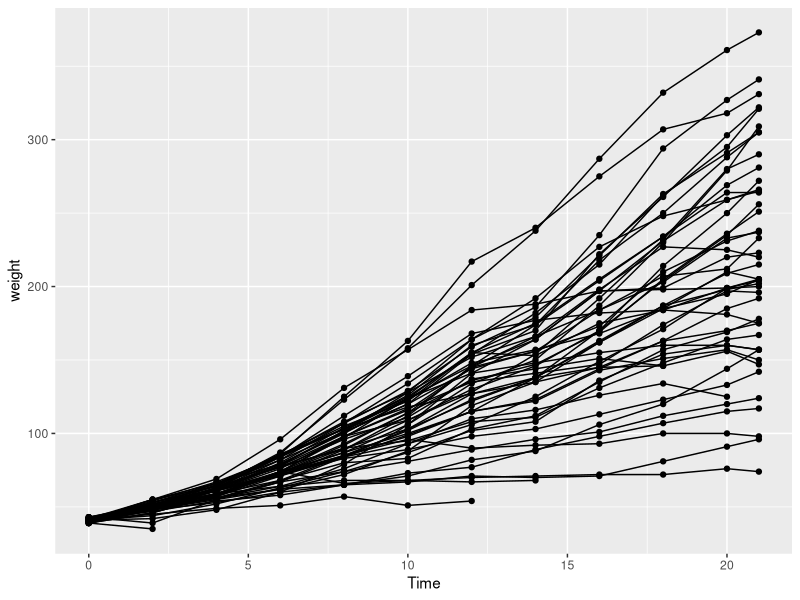
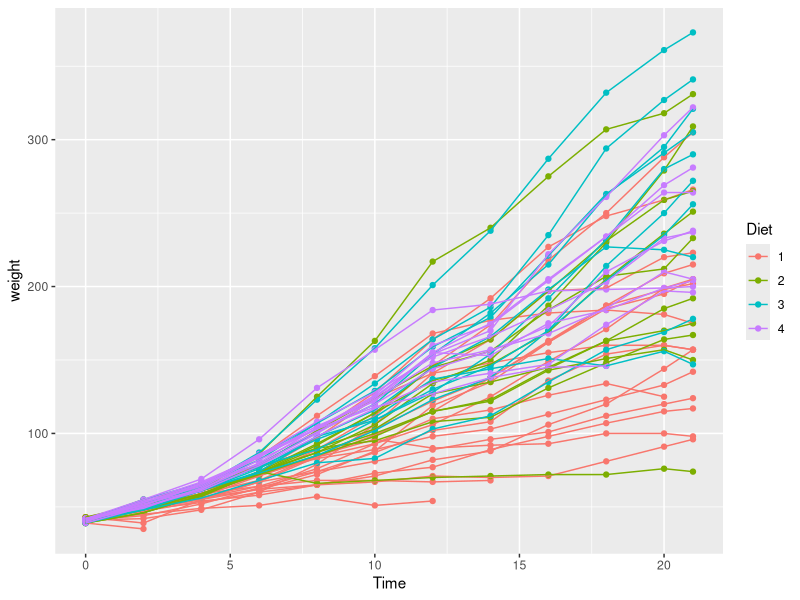
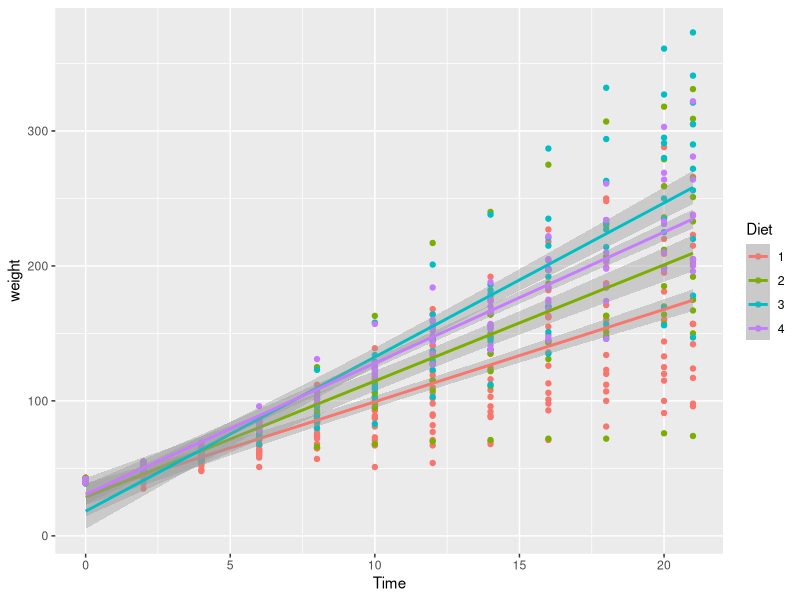
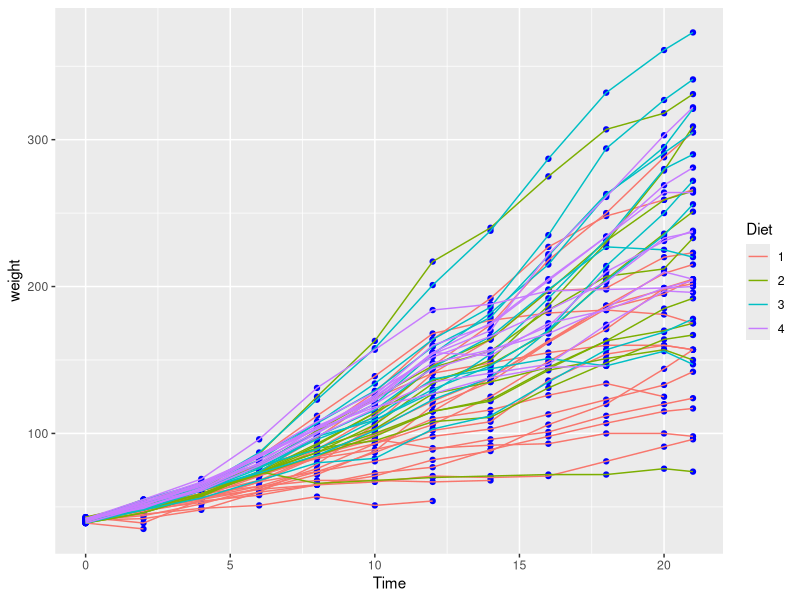
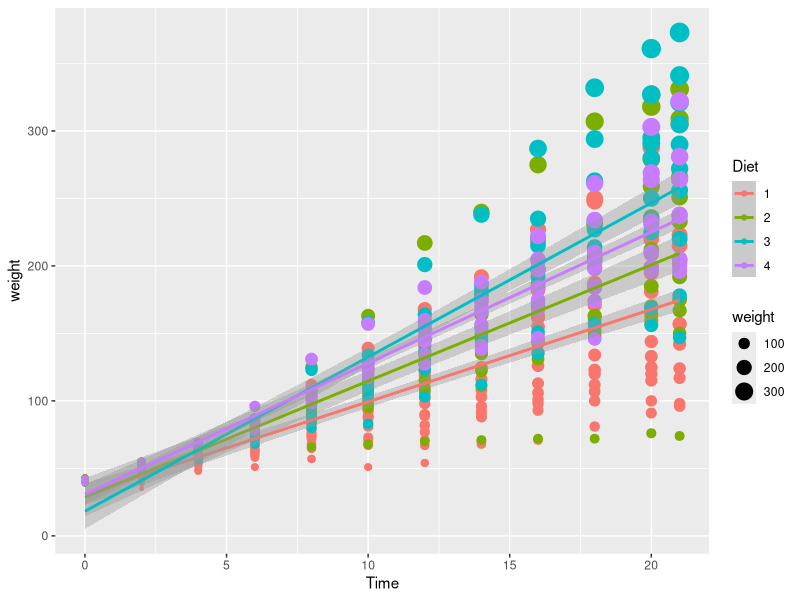
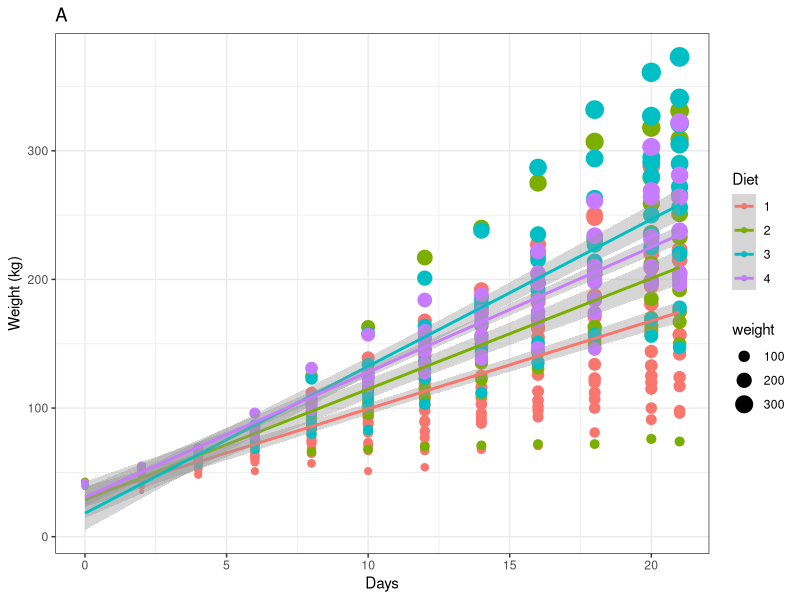

The R source for these figures, in order: (Note: this script raises an error after producing the figures.)
#Day 2 Introdctory R - Plotting (ggplot)
#Author: Ayanda
#date: 30 January 2019

#load libraries
library(tidyverse)

chicks <- datasets::ChickWeight
view(chicks)
??ChickWeight

ggplot(data=chicks, aes(x=Time, y= weight)) +
  geom_point() +
  geom_line(aes(group = Chick)) #aes= aesthetics , specifiy  first line, which dataset R must look at and what needs to go on the different axes


ggplot(data=chicks, aes(x=Time, y= weight, colour = Diet)) +
  geom_point()+
  geom_line(aes(group = Chick)) #Use "+" when plotting not "%>%"


ggplot(data=chicks, aes(x=Time, y= weight, colour = Diet)) +
  geom_point()+
  geom_smooth(method= "lm") #Use 

ggplot(data=chicks, aes(x=Time, y= weight, colour = Diet)) +
  geom_point(colour= "blue")+
  geom_line(aes(group = Chick)) #Use 

ggplot(chicks, aes(x=Time, y= weight, colour = Diet)) +
  geom_point(aes(size = weight))+
  geom_smooth(method= "lm") #once in "aes" can then use "size"

ggplot(chicks, aes(x=Time, y= weight, colour = Diet)) +
  geom_point(aes(size = weight))+
  geom_smooth(method= "lm") +
  labs(x="Days", y= "Weight (kg)")+ #labs, changing or placiing the correct labels on your graph/plot
  ggtitle("A") +
  theme_bw()

ggplot(data=chicks, aes(x=Time, y= weight, colour = Diet)) +
  geom_point()+
  geom_smooth(method= "lm") +
  facet_wrap (-Diet, ncol=2) +
  labs(x="Days", y= "Weight (g)")

#Facetting in ggplot
library(ggpubr)

ggplot(chicks, aes(x=Time, y= weight, colour = Diet))+
  geom_point()+
  geom_smooth(method= "lm") +
  facet_wrap(~Diet, ncol = 2) #facet changes how your data is displayed

chicks_2 <- chicks %>%
  filter(Time == 21)

plot_1 <- ggplot(chicks, aes(x=Time, y= weight, colour = Diet))+
  geom_point()+
  geom_line (aes (group = Chick)) +
  labs (x = "Days" , y = "weight") +
  ggtitle ('A')

plot_1

plot_2 <- ggplot(chicks, aes(x=Time, y= weight, colour = Diet))+
  geom_point()+
  geom_smooth (method= "lm") +
   ggtitle ('B')

plot_2

plot_3 <- ggplot(chicks_2, aes(x=weight))+
  geom_histogram(aes(fill=Diet), position = "dodge", binwidth = 100)+
  labs (x = "Final Mass (g)" , y = "Count") 


plot_4 <- ggplot(chicks_2, aes(x= Diet, y= weight))+
  geom_boxplot(aes(fill=Diet))+
  labs (x = "Diet" , y = "Final Mass (g)")

plot_combined <- ggarrange(plot_1, plot_2, plot_3, plot_4)

chicks <- datasets::AirPassengers+ airmiles + ability.cov 
#Task choose three columns in the data set, and provide mean for one of them 

#3rd libraray 
library(boot)

urine <- boot:: urine
??urine

urine %>%
  select (-cond)

ggplot(, aes(x=Time, y= weight, colour = Diet))+
  geom_point()+
  geom_smooth(method= "lm") +
  facet_wrap(~Diet, ncol = 2) 
